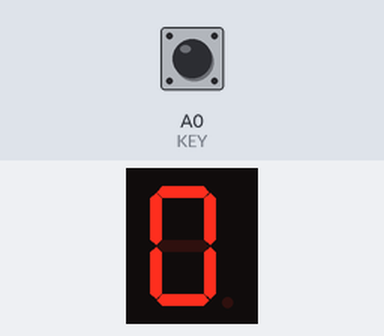
Bench run of a sketch on a simulated Arduino Uno, built with avr-gcc and run on an emulated ATmega328P. Shown: 1-digit seven-segment display. Wiring (inferred from the names in the program): 1-digit 7-segment display, segments lit when LOW: segments pin 13, pin 12, pin 11, pin 10, pin 9, pin 8, pin 7. The inputs (shaded band) are chosen by the test bench; at power-on: A0 (KEY) HIGH. The segment pins are drawn as the display they are named for.

Above: at 1.2 s.
1.3 s: A0 (KEY) pulled LOW for 0.15 s
At 2.2 s:
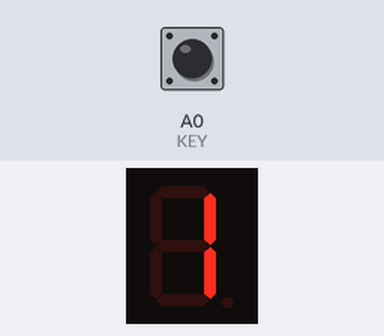
2.9 s: A0 (KEY) pulled LOW for 1 s
At 4.6 s:
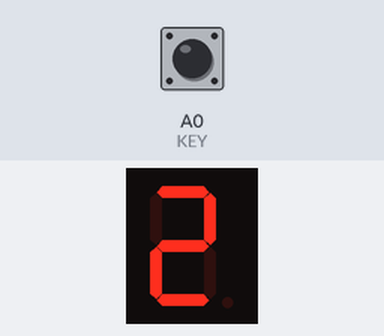
5.4 s: A0 (KEY) pulled LOW for 0.15 s
At 6.5 s:
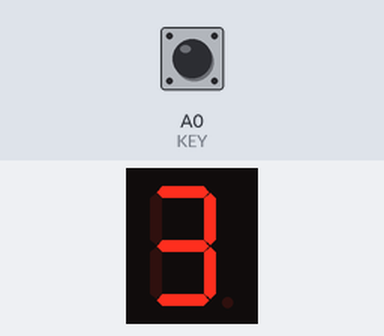
7.0 s: A0 (KEY) pulled LOW for 1 s
At 9.0 s:
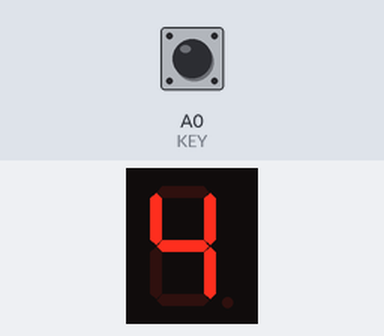
Timing chart, 0 to 10.5 s (numbered marks = the images above; inputs shaded):
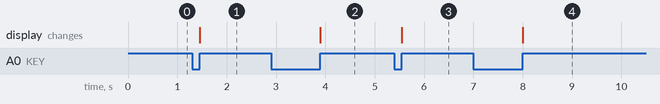

Measured:
- after the input at 1.3 s, the display: changes after 0.15 s (image 1)
- after the input at 2.9 s, the display: changes after 1.0 s (image 2)
- after the input at 5.4 s, the display: changes after 0.15 s (image 3)
- after the input at 7.0 s, the display: changes after 1.0 s (image 4)

The sketch:

bai_19_LTN_phan_1.ino
```cpp
#define KEY A0
#define a 13
#define b 12
#define c 11
#define d 10
#define e 9
#define f 8
#define g 7

int S = 0;

void setup() {
  // put your setup code here, to run once:
  Serial.begin(9600);
  pinMode(KEY, INPUT);
  pinMode(a, OUTPUT);
  pinMode(b, OUTPUT);
  pinMode(c, OUTPUT);
  pinMode(d, OUTPUT);
  pinMode(e, OUTPUT);
  pinMode(f, OUTPUT);
  pinMode(g, OUTPUT);
  digitalWrite(a, 0);
  digitalWrite(b, 0);
  digitalWrite(c, 0);
  digitalWrite(d, 0);
  digitalWrite(e, 0);
  digitalWrite(f, 0);
  digitalWrite(g, 1);

}

void loop() {
  // put your main code here, to run repeatedly:
  if(digitalRead(KEY) == 0){
    while(digitalRead(KEY) == 0);
    S++;
  }
  if(S %5== 0){
    digitalWrite(a, 0);
    digitalWrite(b, 0);
    digitalWrite(c, 0);
    digitalWrite(d, 0);
    digitalWrite(e, 0);
    digitalWrite(f, 0);
    digitalWrite(g, 1);
  }
  if(S %5 == 1){
    digitalWrite(a, 1);
    digitalWrite(b, 0);
    digitalWrite(c, 0);
    digitalWrite(d, 1);
    digitalWrite(e, 1);
    digitalWrite(f, 1);
    digitalWrite(g, 1);
  }
  if(S %5 == 2){
    digitalWrite(a, 0);
    digitalWrite(b, 0);
    digitalWrite(c, 1);
    digitalWrite(d, 0);
    digitalWrite(e, 0);
    digitalWrite(f, 1);
    digitalWrite(g, 0);
  }
  if(S %5 == 3){
    digitalWrite(a, 0);
    digitalWrite(b, 0);
    digitalWrite(c, 0);
    digitalWrite(d, 0);
    digitalWrite(e, 1);
    digitalWrite(f, 1);
    digitalWrite(g, 0);
  }
  if(S %5 == 4){
    digitalWrite(a, 1);
    digitalWrite(b, 0);
    digitalWrite(c, 0);
    digitalWrite(d, 1);
    digitalWrite(e, 1);
    digitalWrite(f, 0);
    digitalWrite(g, 0);
  }

}
```
